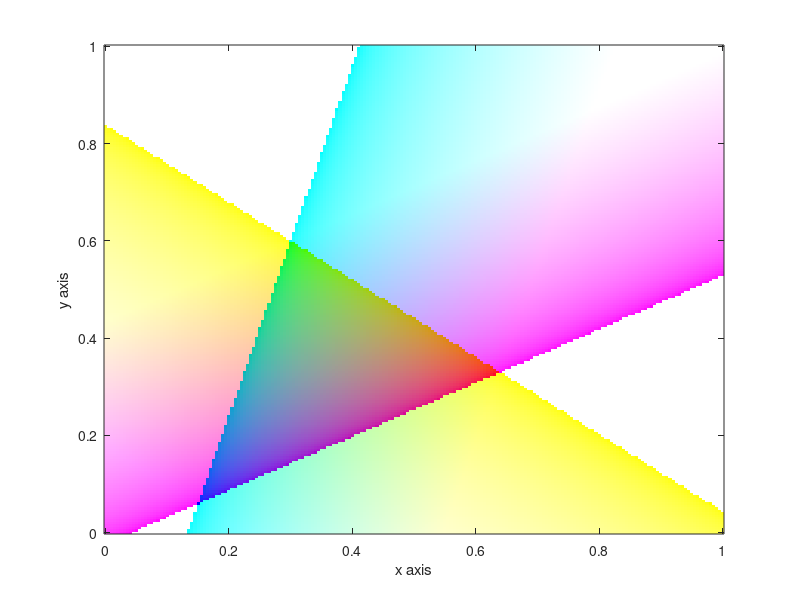

The MATLAB source for this figure: (Note: this script raises an error after producing the figure.)
clear all
%{
%% 2 Plotting Color Matching Functions and Illuminants

load('data.mat')
%{
figure()
lambda = 400:10:700;
plot(lambda,[x;y;z])
legend('x_0(\lambda)','y_0(\lambda)','z_0(\lambda)')
%}
A_inv = [0.2430,0.8560,-0.0440;-0.3910,1.1650,0.0870;0.0100,-0.0080,0.5630];
% figure()
lambda = 400:10:700;
% plot(lambda,A_inv * [x;y;z])
% legend('l_0(\lambda)','m_0(\lambda)','s_0(\lambda)')

figure()
plot(lambda,[illum1;illum2])
legend('D65','fluorescent')
%}
%{
%% 3 Chromaticity Diagrams

load('data.mat')

figure()
plot(x./(x+y+z),y./(x+y+z))
hold on

CIE1931 = [0.73467, 0.26533, 0.0; 0.27376, 0.71741, 0.00883; 0.16658, 0.00886, 0.82456; 0.73467, 0.26533, 0.0];
plot(CIE1931(:,1),CIE1931(:,2),'r-')
text(CIE1931(:,1),CIE1931(:,2),'CIE 1931') 
hold on

Rec709RGB = [0.640, 0.330, 0.030; 0.300, 0.600, 0.100; 0.150, 0.060, 0.790; 0.640, 0.330, 0.030];
plot(Rec709RGB(:,1),Rec709RGB(:,2),'g-')
text(Rec709RGB(:,1),Rec709RGB(:,2),'Rec. 709 RGB') 
hold on

plot(0.3127,0.3290,'b*')
text(0.3127,0.3290, 'D65')
hold on

plot(0.3333,0.3333,'r*')
text(0.3333,0.3333, 'EE')
orient tall
hold off
%}
%{
%% 4 Rendering an Image from Illuminant, Reflectance, and Color Matching Functions

load('data.mat')
load('reflect.mat')
% calculating I
[rowR, colR, wl] = size(R);
I = zeros(rowR, colR, 31);
for i = 1:rowR
    for j = 1:colR
        for k = 1:wl
            I(i,j,k) = R(i,j,k) * illum1(k);    
            % I(i,j,k) = R(i,j,k) * illum2(k);  
        end
    end
end
% calculating XYZ
XYZ = zeros(rowR,colR,3);
for i = 1:rowR
    for j = 1:colR
        XYZ(i,j,:) = reshape(I(i,j,:),[1,wl]) * [x;y;z]';
    end
end
% compute M709_D65
Rec709RGB = [0.640, 0.330, 0.030; 0.300, 0.600, 0.100; 0.150, 0.060, 0.790]';
D65 = [0.3127;0.3290;0.3583];
wp = D65 / D65(2);
M709_D65 = Rec709RGB * diag(inv(Rec709RGB) * wp);
% XYZ to RGB
RGB = zeros(rowR,colR,3);
for i = 1:rowR
    for j = 1:colR
        RGB(i,j,:) = inv(M709_D65) * reshape(XYZ(i,j,:),[3,1]);
    end
end
% clip
RGB(RGB < 0) = 0;
RGB(RGB > 1) = 1;
% Gamma correction
RGB_gamma = (RGB.^(1/2.2));
% Display
RGB_gamma = uint8(255*RGB_gamma);
figure()
image((RGB_gamma))
imwrite(RGB_gamma,"4.tif")
%}

%% 5 Color Chromaticity Diagram

[X Y] = meshgrid(0:0.005:1);
Z = 1 - X - Y; % x+y+z = 1

Rec709RGB = [0.640, 0.330, 0.030; 0.300, 0.600, 0.100; 0.150, 0.060, 0.790]';
M = Rec709RGB; % since K = 1
XYZ(:,:,1) = X;
XYZ(:,:,2) = Y;
XYZ(:,:,3) = Z;
% transfer XYZ to RGB
[rowRGB,colRGB] = size(X);
RGB = zeros(rowRGB,colRGB,3);
for i = 1:rowRGB
    for j = 1:colRGB
        RGB(i,j,:) = inv(M) * reshape(XYZ(i,j,:),[3,1]);
    end
end
% clip
RGB(RGB < 0) = 1;
% gamma correction
RGB = uint8(255 * RGB.^(1/2.2));
% display color diagram
figure()
image([0:0.005:1],[0:0.005:1],RGB)
axis('xy')
xlabel('x axis')
ylabel('y axis')
hold on

load('data.mat')
plot(x./(x+y+z),y./(x+y+z))
